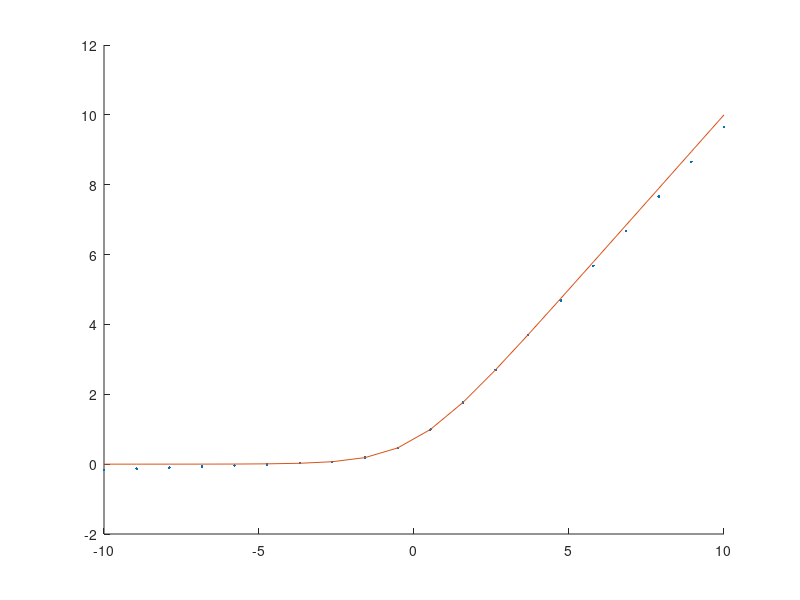

This chart was generated by the following MATLAB code:
function [] = test2()
    r = 10;
    eps = 0.7;
    x_init = r*eps/2;
    [approx, x] = approximate(r, eps, x_init);
    n = 20;
    x = linspace(-10,10,n);
    y = zeros(1,n);
    for i = 1:20
        y(i) = find_sup(r, approx, x(i));
    end
    hold on;
    plot(x,y, '.');
    plot(x, lse(x), '-');
    hold off;
end

function y = lse(x)
    y = log(1+exp(x));
end

function [y_max] = find_sup(r, approx, x)
    y_max = -1000;
    for k = 1:r
        a_k = approx(k,1);
        b_k = approx(k,2);
        y = a_k*x+b_k;
        if y>y_max
            y_max = y;
        end
    end
end

function [approx, x] = approximate(r, eps, x_init)
    approx = zeros(r+1,2);
    x = zeros(1,r);
    x_k = -x_init;
    for k = 1:r
        % Find the tangent line.
        a_k = delta(x_k);
        b_k = -x_k.*delta(x_k)+log(exp(x_k)+1);
        approx(k,:) = [a_k, b_k];
        x(k) = x_k;
        x_k = x_k + eps;
    end
    approx(r+1,:) = [0, 0];
end

function [y] = delta(x)
    y = 1.-(1./(exp(x)+1));
end